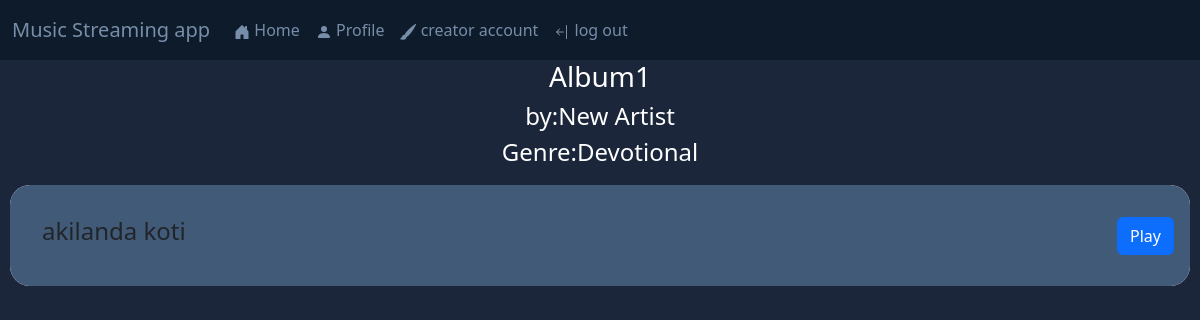
The app's page /1/Album/4/View with its own data.
### main.py (models this page shows)
class Albums(db.Model):
  __tablename__ = "Albums"
  Aid = db.Column(db.Integer, primary_key=True, autoincrement=True)
  AlbumName = db.Column(db.String(80), unique=True)
  Cid = db.Column(db.Integer, db.ForeignKey("Creator.id"))
  Genre = db.Column(db.String(80))
  artistName = db.Column(db.String(80))
  songs = db.relationship('Song', backref='Albums', lazy=True)

class Song(db.Model):
  __tablename__ = "Song"
  Sid = db.Column(db.Integer, primary_key=True, autoincrement=True)
  SongName = db.Column(db.String(80), nullable=False)
  SongLocation = db.Column(db.String(80), nullable=False)
  Genre = db.Column(db.String(80), nullable=False)
  Cid = db.Column(db.Integer, db.ForeignKey("Creator.id"), nullable=False)
  CoverImgLoc = db.Column(db.String(80))
  NoOfStreams = db.Column(db.Integer)
  artistName = db.Column(db.String(80))
  LyricsLoc = db.Column(db.String(80))
  ReleaseDate = db.Column(db.String(15))
  album_id = db.Column(db.Integer, db.ForeignKey('Albums.Aid'))
  AvgRating = db.Column(db.Integer, default=0)

### main.py (the view)
@app.route("/<int:userid>/Album/<int:Aid>/View")
def viewAlbum(userid, Aid):
  if (request.method == "GET"):
    with Session(engine) as session:
      Songs = session.query(Song).filter(Song.album_id == Aid).all()
      albums = session.query(Albums).filter(Albums.Aid == Aid).first()
      return render_template("viewAlbum.html",
                             userid=userid,
                             songs=Songs,
                             album=albums)

### templates/viewAlbum.html (shortened to what this page needs)
<!DOCTYPE html>
<html>
     <head>
          <link rel="stylesheet" href="/static/css/style.css">
          <link href="https://cdn.jsdelivr.net/npm/bootstrap@5.3.2/dist/css/bootstrap.min.css" rel="stylesheet">
     </head>
     <body>
          <header>
               <nav  class="navbar navbar-expand-lg bg-body-tertiary" style="padding-top: 0px;padding-bottom: 0px;">
                    <div class="container-fluid">
                         <a class="navbar-brand" id="text" href="/Home/{{userid}}">Music Streaming app</a>
                         <div class="collapse navbar-collapse" id="navbarTogglerDemo02">
                              <ul class="navbar-nav me-auto mb-2 mb-lg-0">
                                   <li class="nav-item">
                                   <a class="nav-link active" id="text" aria-current="page" href="/Home/{{userid}}">
                                        Home</a>
                                   </li>
                                   <li class="nav-item">
                                        <a class="nav-link active" id="text" aria-current="page" href="/Profile/{{userid}}">
                                             <svg xmlns="http://www.w3.org/2000/svg" width="16" height="16" fill="currentColor" class="bi bi-person-fill" viewBox="0 0 16 16">
                                                  <path d="M3 14s-1 0-1-1 1-4 6-4 6 3 6 4-1 1-1 1H3Zm5-6a3 3 0 1 0 0-6 3 3 0 0 0 0 6Z"/>
                                             </svg>
                                             Profile</a>
                                   </li>
                                   <li class="nav-item">
                                        <a class="nav-link active" id="text" aria-current="page" href="/Creator/{{userid}}">
                                             creator account</a>
                                   </li>
                                   <li class="nav-item">
                                        <a class="nav-link active" id="text" aria-current="page" href="/">
                                             log out
                                        </a>
                                   </li>
                              </ul>
                         </div>
                    </div>
               </nav>
          </header>
          <div id="main" >
                <div style="display: flex;justify-content:center;align-items:center">
                    <div style="text-align: center;">
                         <h3>{{album.AlbumName}}</h3>
                         <h4>by:{{album.artistName}}</h4>
                         <h4>Genre:{{album.Genre}}</h4>
                    </div>
               </div>
               {%for i in range(songs|length)%}
                        <div class="card" style="border-width: 0px;border-radius: 20px;">
                                <div class="card-body inner-card" style="border-radius: 20px;border-width: 0px; display: flex;align-items:center;background-color: #415A77;">
                                    <div class="card-body">
                                        <h4>{{songs[i].SongName}}</h4>
                                    </div>
                                    <div  style="float: right;">
                                        <button class="btn btn-primary">
                                            <a style="color: white; text-decoration: none;" href="/Song/{{userid}}/{{songs[i].Sid}}/play">
                                                Play
                                            </a>
                                        </button>
                                    </div>
                                </div>
                        </div>
                {%endfor%}
          </div>
     </body>
</html>

### static/css/style.css (style rules this page uses)
.card { margin:10px; border-radius: 30px; background-color: #778DA9; color: #0D1B2A; }
#text { color: #778DA9; }
.container-fluid { padding-top:10px; padding-bottom:10px; }
#main { background-color: #1B263B; color: white; }
.navbar { padding-top:0px; padding-bottom: 0px; }
button { border: 0; border-radius: 10px; margin:5px; padding: auto; }
html { font-family:'Times New Roman', Times, serif ; background-color:#1B263B; }
nav { padding:0; }
header { padding:0; margin:0; }
.container-fluid { padding-bottom: 10px; padding-top: 10px; background-color:#0D1B2A; }

### templates/viewAlbum.html (style rules this page uses)
.inner-card { display: inline; }

### records on screen
Albums: AlbumName "Album1", artistName "New Artist", Genre "Devotional"
Song: SongName "akilanda koti"
